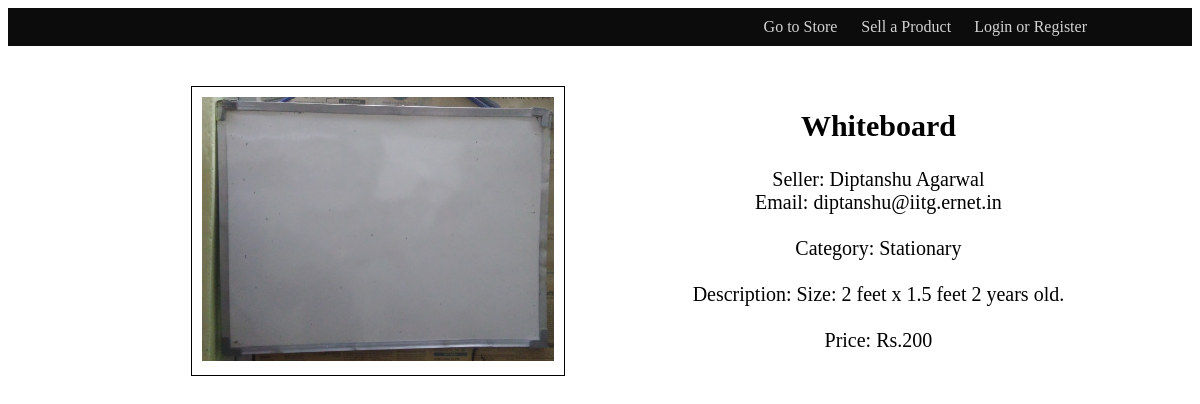
The app's page /product?id=4 with its own data.
### tables this page shows
CREATE TABLE `products` (
  `id` int(10) unsigned NOT NULL AUTO_INCREMENT,
  `name` varchar(255) NOT NULL,
  `description` varchar(255) NOT NULL,
  `image` varchar(255) NOT NULL,
  `price` int(10) unsigned NOT NULL,
  `category_id` int(10) unsigned NOT NULL,
  `user_id` int(10) unsigned NOT NULL,
  `datetime` datetime NOT NULL,
  `sold` char(1) NOT NULL DEFAULT 'n',
  PRIMARY KEY (`id`),
  KEY `user_id` (`user_id`),
  KEY `category_id` (`category_id`),
  CONSTRAINT `products_ibfk_1` FOREIGN KEY (`category_id`) REFERENCES `categories` (`id`) ON UPDATE CASCADE,
  CONSTRAINT `products_ibfk_2` FOREIGN KEY (`user_id`) REFERENCES `users` (`id`) ON UPDATE CASCADE
);

CREATE TABLE `users` (
  `id` int(10) unsigned NOT NULL AUTO_INCREMENT,
  `email` varchar(255) NOT NULL,
  `name` varchar(255) NOT NULL,
  `college_id` int(10) unsigned NOT NULL,
  `hash` varchar(255) NOT NULL,
  PRIMARY KEY (`id`),
  UNIQUE KEY `email` (`email`),
  KEY `institute` (`college_id`),
  CONSTRAINT `users_ibfk_1` FOREIGN KEY (`college_id`) REFERENCES `colleges` (`id`) ON UPDATE CASCADE
);

CREATE TABLE `categories` (
  `id` int(2) unsigned NOT NULL AUTO_INCREMENT,
  `name` varchar(255) NOT NULL,
  PRIMARY KEY (`id`),
  UNIQUE KEY `name` (`name`)
);

### includes/helpers.php (called while the page is built, shortened)
<?php
    function render ($view, $values = [])
    {
        extract($values);
        require(__DIR__."/../views/header.php");
        require(__DIR__."/../views/".$view.".php");
        require(__DIR__."/../views/footer.php");
        exit;
    }
?>

### public/index.php (called while the page is built, shortened)
<?php
    if (isset($_GET["url"]))
        $url = $_GET["url"];
    else
        $url = "store";
    require("../controllers/".$url.".php");
?>

### models/db.php (called while the page is built, shortened)
<?php
    function get_product_data($id)
    {
        $dbh = $GLOBALS["dbh"];
        $stmt = $dbh->prepare("SELECT products.*, users.name AS user_name, users.email, colleges.name AS college, categories.name AS category FROM products
        INNER JOIN users ON products.user_id = users.id INNER JOIN colleges ON users.college_id = colleges.id
        INNER JOIN categories ON products.category_id = categories.id WHERE products.id = :id");
        $stmt->bindParam(":id", $id);
        $stmt->execute();
        $product = $stmt->fetch(PDO::FETCH_ASSOC);
        return $product;
    }
?>

### views/product_view.php (the view)
<?php
    if (isset($msg))
    {
?>
    <h2><?= $msg ?></h2>
<?php
    }
    else
    {
?>
    <div id="img-display">
        <img src="img/<?= $product["image"] ?>">
    </div><br>
    <div id="product-details">
        <h2><?= $product["name"] ?></h2>
        Seller: <?= $product["user_name"] ?><br>
        Email: <?= $product["email"] ?><br><br>
        Category: <?= $product["category"] ?><br><br>
        Description: <?= $product["description"] ?><br><br>
        Price: Rs.<?= $product["price"] ?>
    </div>
<?php
    }
?>

### public/css/styles.css (style rules this page uses)
#img-display { width: 35%; max-height: 100%; border: thin solid #000000; float: left; padding: 10px; }
#img-display img { width: 100%; }
#img-display, #product-details { margin: 20px 5px; }
#product-details { text-align: center; font-size: 20px; }

### records on screen
products: image (picture), name "Whiteboard", user.name "Diptanshu Agarwal", user.email "diptanshu@iitg.ernet.in", category.name "Stationary", description "Size: 2 feet x 1.5 feet 2 years old.", price "200"
